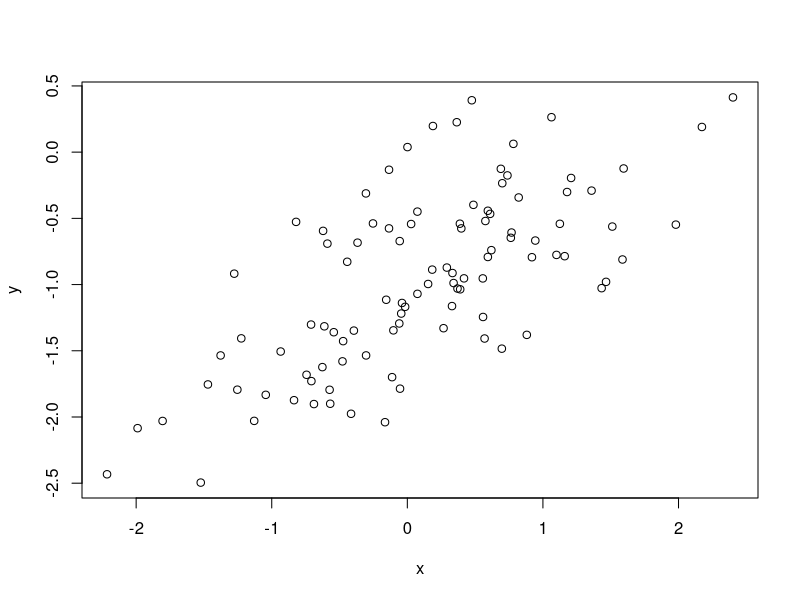
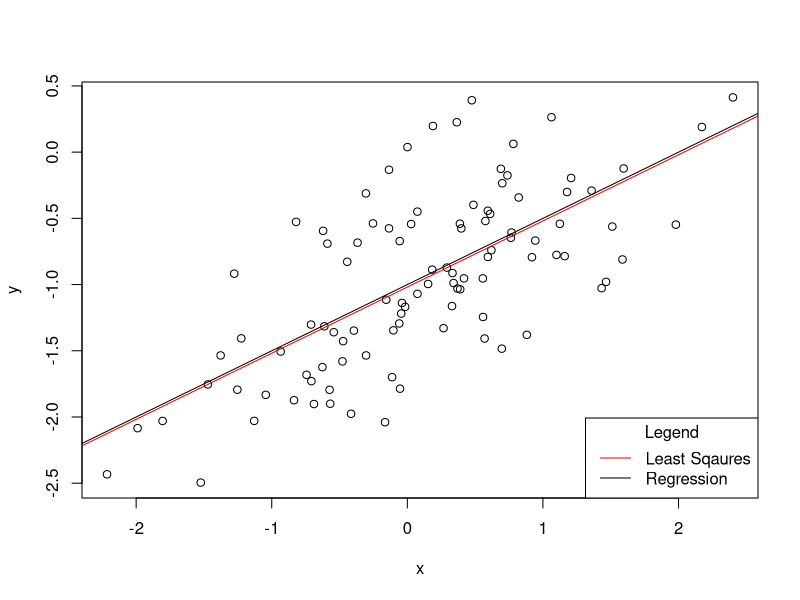
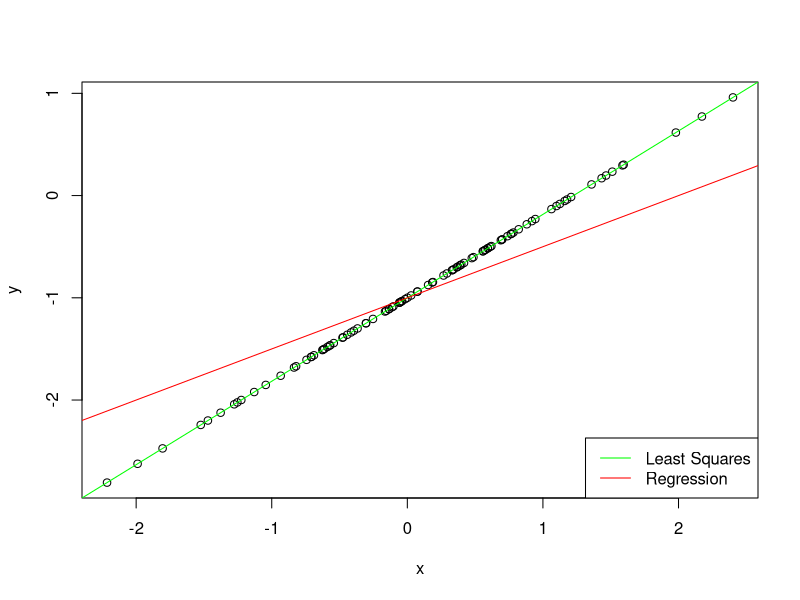
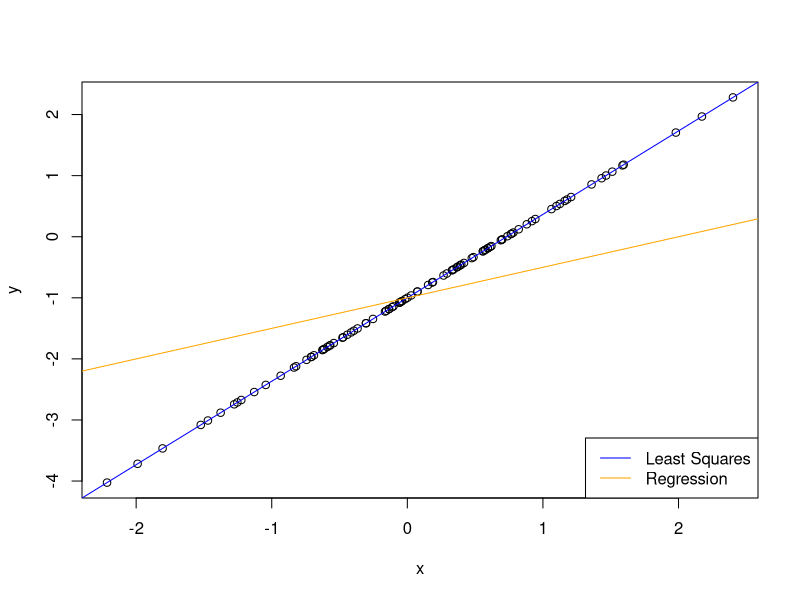

The R source for these figures, in order:
set.seed(1)
x <- rnorm(100)
eps <- rnorm(100, mean = 0, sd = sqrt(0.25))
y <- -1 + 0.5*x + eps
length(y)
plot(x,y)
f <- lm(y~x)
summary(f)
plot(x,y)
abline(f, col="red")
abline(-1, 0.5, col="black")
legend("bottomright", c("Least Sqaures", "Regression"), col=c("red", "black"), lty = c(1,1), title = "Legend")
poly <- lm(y~x + I(x^2))
summary(poly)
set.seed(1)
eps <- rnorm(100, mean = 0, sd = sqrt(0.1))
y <- -1 + 0.5 * x + eps
plot(x,y)
lessnoise <- lm(y~x)
summary(lessnoise)
abline(lessnoise, col = "green")
abline(-1, 0.5, col = "red")
legend("bottomright", c("Least Squares", "Regression"), col = c("green", "red"), lty = c(1,1))
set.seed(1)
eps <- rnorm(100, mean = 0, sd = sqrt(0.75))
y <- -1 + 0.5 * x + eps
plot(x,y)
morenoise <- lm(y~x)
summary(morenoise)
abline(morenoise, col = "blue")
abline(-1, 0.5, col = "orange")
legend("bottomright", c("Least Squares", "Regression"), col = c("blue", "orange"), lty = c(1,1))
confint(f)
confint(lessnoise)
confint(morenoise)
